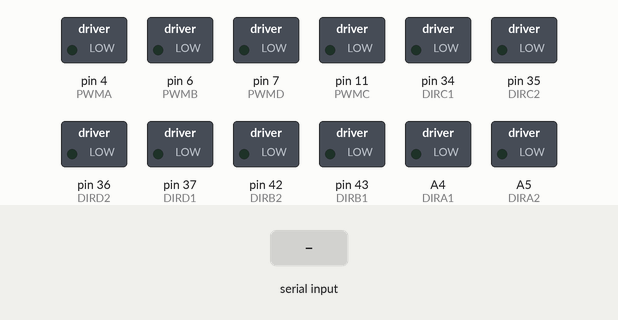
Bench run of a sketch on a simulated Arduino Mega 2560, built with avr-gcc and run on an emulated ATmega2560. On the bench: switched loads named in the sketch (green lamp = pin HIGH). The inputs (shaded band) are chosen by the test bench. What the sketch prints to the serial monitor is not drawn.

Above: at 2.7 s.
2.8 s: "A" received over Serial
At 4.0 s:
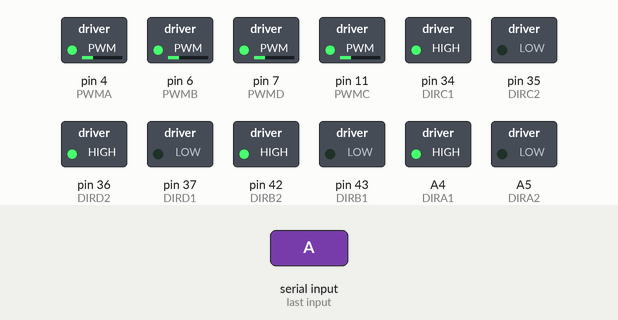
4.3 s: "B" received over Serial
At 5.3 s:
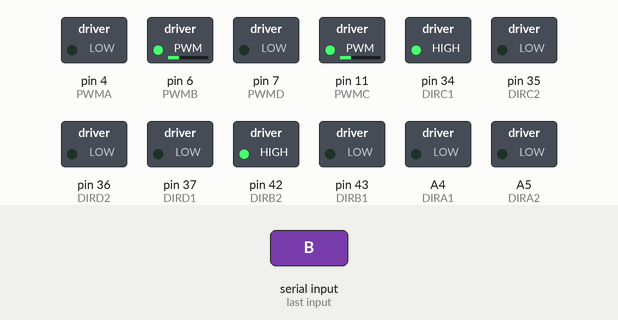
5.8 s: "G" received over Serial
At 6.5 s:
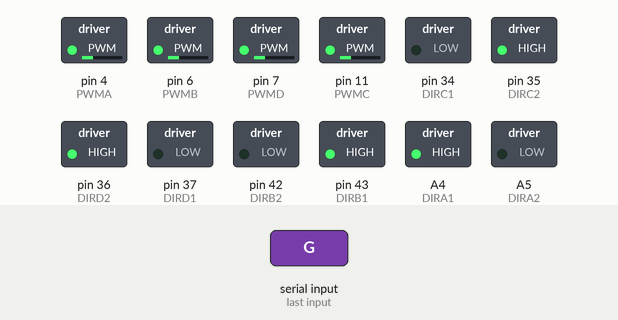
7.3 s: "D" received over Serial
At 8.5 s:
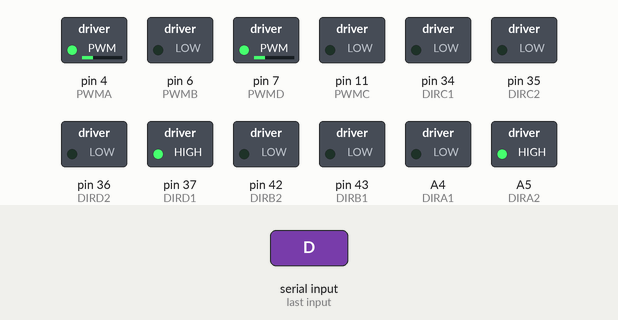
8.8 s: "E" received over Serial
At 9.9 s:
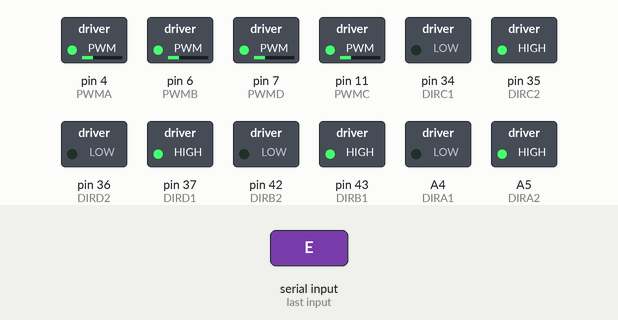
10.3 s: "F" received over Serial
At 11.0 s:
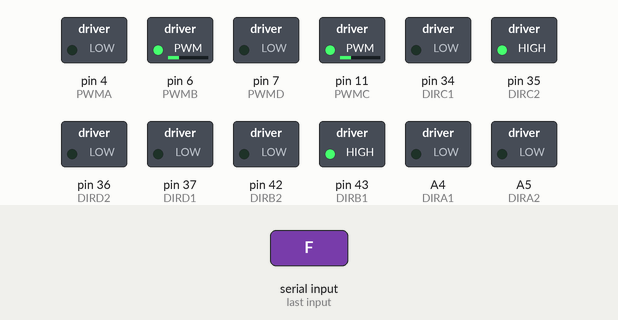
Timing chart, 0 to 12.8 s (numbered marks = the images above; inputs shaded):
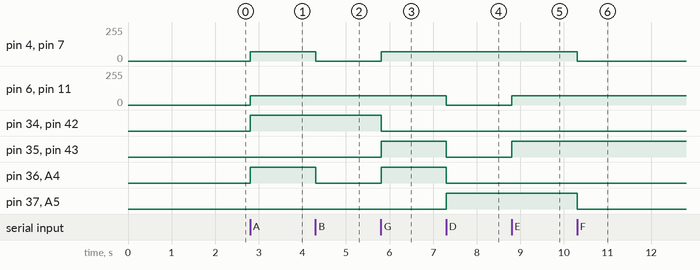

Measured:
- after the input at 2.8 s, pin 4 (PWMA), pin 6 (PWMB), pin 7 (PWMD), pin 11 (PWMC): 0/255 → 70/255 at once; pin 34 (DIRC1), pin 36 (DIRD2), pin 42 (DIRB2), A4 (DIRA1): LOW → HIGH at once
- after the input at 4.3 s, pin 4 (PWMA), pin 7 (PWMD): 70/255 → 0/255 at once; pin 36 (DIRD2), A4 (DIRA1): HIGH → LOW at once
- after the input at 5.8 s, pin 4 (PWMA), pin 7 (PWMD): 0/255 → 70/255 at once; pin 34 (DIRC1), pin 42 (DIRB2): HIGH → LOW at once; pin 35 (DIRC2), pin 36 (DIRD2), pin 43 (DIRB1), A4 (DIRA1): LOW → HIGH at once
- after the input at 7.3 s, pin 6 (PWMB), pin 11 (PWMC): 70/255 → 0/255 at once; pin 35 (DIRC2), pin 36 (DIRD2), pin 43 (DIRB1), A4 (DIRA1): HIGH → LOW at once; pin 37 (DIRD1), A5 (DIRA2): LOW → HIGH at once
- after the input at 8.8 s, pin 6 (PWMB), pin 11 (PWMC): 0/255 → 70/255 at once; pin 35 (DIRC2), pin 43 (DIRB1): LOW → HIGH at once
- after the input at 10.3 s, pin 4 (PWMA), pin 7 (PWMD): 70/255 → 0/255 at once; pin 37 (DIRD1), A5 (DIRA2): HIGH → LOW at once

The sketch:

RobotMove.ino
```cpp
//Motor pin
#define PWMA 4     //A电机转速 A Motor speed
#define DIRA1 A4
#define DIRA2 A5    //A电机方向 A Motor direction
#define PWMB 6      //B电机转速   B Motor speed
#define DIRB1 43
#define DIRB2 42    //B电机方向 Motor direction
#define PWMC 11     //C电机转速  C Motor speed
#define DIRC1 34
#define DIRC2 35   //C电机方向  C Motor direction
#define PWMD 7     //D电机转速  D Motor speed
#define DIRD1 37
#define DIRD2 36   //D电机方向 D Motor direction

#define MOTORA_FORWARD(pwm)    do{digitalWrite(DIRA1,HIGH); digitalWrite(DIRA2,LOW);analogWrite(PWMA,pwm);}while(0)
#define MOTORA_STOP(x)         do{digitalWrite(DIRA1,LOW); digitalWrite(DIRA2,LOW); analogWrite(PWMA,0);}while(0)
#define MOTORA_BACKOFF(pwm)    do{digitalWrite(DIRA1,LOW);digitalWrite(DIRA2,HIGH); analogWrite(PWMA,pwm);}while(0)

#define MOTORB_FORWARD(pwm)    do{digitalWrite(DIRB1,LOW); digitalWrite(DIRB2,HIGH);analogWrite(PWMB,pwm);}while(0)
#define MOTORB_STOP(x)         do{digitalWrite(DIRB1,LOW); digitalWrite(DIRB2,LOW); analogWrite(PWMB,0);}while(0)
#define MOTORB_BACKOFF(pwm)    do{digitalWrite(DIRB1,HIGH);digitalWrite(DIRB2,LOW); analogWrite(PWMB,pwm);}while(0)

#define MOTORC_FORWARD(pwm)    do{digitalWrite(DIRC1,HIGH); digitalWrite(DIRC2,LOW);analogWrite(PWMC,pwm);}while(0)
#define MOTORC_STOP(x)         do{digitalWrite(DIRC1,LOW); digitalWrite(DIRC2,LOW); analogWrite(PWMC,0);}while(0)
#define MOTORC_BACKOFF(pwm)    do{digitalWrite(DIRC1,LOW);digitalWrite(DIRC2,HIGH); analogWrite(PWMC,pwm);}while(0)

#define MOTORD_FORWARD(pwm)    do{digitalWrite(DIRD1,LOW); digitalWrite(DIRD2,HIGH);analogWrite(PWMD,pwm);}while(0)
#define MOTORD_STOP(x)         do{digitalWrite(DIRD1,LOW); digitalWrite(DIRD2,LOW); analogWrite(PWMD,0);}while(0)
#define MOTORD_BACKOFF(pwm)    do{digitalWrite(DIRD1,HIGH);digitalWrite(DIRD2,LOW); analogWrite(PWMD,pwm);}while(0)

#define SERIAL Serial
//#define LOG_DEBUG

//#ifdef LOG_DEBUG
//#define M_LOG SERIAL.print
//#define M_LOG Serial.print
//#else
//#define M_LOG
//#endif

#define MAX_PWM   200
#define MIN_PWM   20
int Motor_PWM = 150;

//控制电机运动    宏定义


//    ↑A-----B↑
//     |  ↑  |
//     |  |  |
//    ↑C-----D↑
void ADVANCE()
{
  MOTORA_FORWARD(Motor_PWM);MOTORB_FORWARD(Motor_PWM);
  MOTORC_FORWARD(Motor_PWM);MOTORD_FORWARD(Motor_PWM);
}

//    ↓A-----B↓
//     |  |  |
//     |  ↓  |
//    ↓C-----D↓
void BACK()
{
  MOTORA_BACKOFF(Motor_PWM);MOTORB_BACKOFF(Motor_PWM);
  MOTORC_BACKOFF(Motor_PWM);MOTORD_BACKOFF(Motor_PWM);
}
//    =A-----B↑
//     |   ↖ |
//     | ↖   |
//    ↑C-----D=
void LEFT_1()
{
  MOTORA_FORWARD(Motor_PWM);MOTORB_STOP(Motor_PWM);
  MOTORC_STOP(Motor_PWM);MOTORD_FORWARD(Motor_PWM);
}

//    ↓A-----B↑
//     |  ←  |
//     |  ←  |
//    ↑C-----D↓
void LEFT_2()
{
  MOTORA_BACKOFF(Motor_PWM);MOTORB_FORWARD(Motor_PWM);
  MOTORC_FORWARD(Motor_PWM);MOTORD_BACKOFF(Motor_PWM);
}
//    ↓A-----B=
//     | ↙   |
//     |   ↙ |
//    =C-----D↓
void LEFT_3()
{
  MOTORA_BACKOFF(Motor_PWM);MOTORB_STOP(Motor_PWM);
  MOTORC_STOP(Motor_PWM);MOTORD_BACKOFF(Motor_PWM);
}
//    ↑A-----B=
//     | ↗   |
//     |   ↗ |
//    =C-----D↑
void RIGHT_1()
{
  MOTORA_STOP(Motor_PWM);MOTORB_FORWARD(Motor_PWM);
  MOTORC_FORWARD(Motor_PWM);MOTORD_STOP(Motor_PWM);
}
//    ↑A-----B↓
//     |  →  |
//     |  →  |
//    ↓C-----D↑
void RIGHT_2()
{
  MOTORA_FORWARD(Motor_PWM);MOTORB_BACKOFF(Motor_PWM);
  MOTORC_BACKOFF(Motor_PWM);MOTORD_FORWARD(Motor_PWM);
}
//    =A-----B↓
//     |   ↘ |
//     | ↘   |
//    ↓C-----D=
void RIGHT_3()
{
  MOTORA_STOP(Motor_PWM);MOTORB_BACKOFF (Motor_PWM);
  MOTORC_BACKOFF(Motor_PWM);MOTORD_STOP(Motor_PWM);
}
//    =A-----B=
//     |  =  |
//     |  =  |
//    =C-----D=
void Right_spin()
{
  MOTORA_FORWARD(Motor_PWM);MOTORB_BACKOFF(Motor_PWM);
  MOTORC_FORWARD(Motor_PWM);MOTORD_BACKOFF(Motor_PWM);
 }
void Left_spin()
{
  MOTORA_BACKOFF(Motor_PWM);MOTORB_FORWARD(Motor_PWM);
  MOTORC_BACKOFF(Motor_PWM);MOTORD_FORWARD(Motor_PWM);
 }
void STOP()
{
  MOTORA_STOP(Motor_PWM);MOTORB_STOP(Motor_PWM);
  MOTORC_STOP(Motor_PWM);MOTORD_STOP(Motor_PWM);
}
void UART_Control()
{
  char Uart_Date;
 if(SERIAL.available())
  {

   Uart_Date = SERIAL.read();
  }

  switch(Uart_Date)
  {
     case 'A':  ADVANCE();        break;
     case 'B':  RIGHT_1();        break;
     case 'G':  RIGHT_2();        break;
     case 'D':  LEFT_3();         break;
     case 'E':  BACK();           break;
     case 'F':  RIGHT_3();        break;
     case 'C':  LEFT_2();         break;
     case 'b': Right_spin();      break;
     case 'd': Left_spin();       break;
     case 'H':  LEFT_1();         break;
     case 'Z':  STOP();           break;
     case 'z':  STOP();           break;
     case 'L':  Motor_PWM = 70; Serial.println(Motor_PWM);  break;
     case 'M':  Motor_PWM = 30; Serial.println(Motor_PWM);  break;
   }

}
/*
void UART_Control()
{
  char Uart_Date;
 if(SERIAL.available())
  {

   Uart_Date = SERIAL.read();
   delay(100);
  }

  switch(Uart_Date)
  {
     case 'A':  ADVANCE();    M_LOG("Run!\r\n");          break;
     case 'B':  RIGHT_1();    M_LOG("Right up!\r\n");     break;
     case 'C':  RIGHT_2();    M_LOG("Right!\r\n");        break;
     case 'D':  RIGHT_3();    M_LOG("Right down!\r\n");   break;
     case 'E':  BACK();       M_LOG("Run!\r\n");          break;
     case 'F':  LEFT_3();     M_LOG("Left down!\r\n");    break;
     case 'G':  LEFT_2();     M_LOG("Left!\r\n");         break;
     case 'H':  LEFT_1();     M_LOG("Left up!\r\n");      break;
     case 'Z':  STOP();       M_LOG("Stop!\r\n");         break;
     case 'L':  Motor_PWM = 240;                          break;
     case 'M':  Motor_PWM = 130;                          break;
   }

}
*/
/*

void UART_Control()
{
  char Uart_Date = 0;
  if(Serial.available())
  {
    Uart_Date = Serial.read();
  }
  if(Uart_Date=='A')
  {
    ADVANCE();
  }
  if(Uart_Date=='B')
  {
   RIGHT_1();
  }
  if(Uart_Date=='C')
  {
    RIGHT_2();
  }
  if(Uart_Date=='D')
  {
    RIGHT_3();
  }
  if(Uart_Date == 'E')
  {
    BACK();
   }
  if(Uart_Date=='F')
  {
    LEFT_3();
  }
  if(Uart_Date=='G')
  {
     LEFT_2();
  }
  if(Uart_Date=='H')
  {
    LEFT_1();
  }
//  if(Uart_Date=='E')
//  {
//    BACK();
//  }
  if(Uart_Date=='Z')
  {
    STOP();
  }
}
*/

void IO_init()
{
	pinMode(PWMA, OUTPUT);
	pinMode(DIRA1, OUTPUT);pinMode(DIRA2, OUTPUT);
	pinMode(PWMB, OUTPUT);
	pinMode(DIRB1, OUTPUT);pinMode(DIRB2, OUTPUT);
  pinMode(PWMC, OUTPUT);
	pinMode(DIRC1, OUTPUT);pinMode(DIRC2, OUTPUT);
	pinMode(PWMD, OUTPUT);
	pinMode(DIRD1, OUTPUT);pinMode(DIRD2, OUTPUT);
	STOP();
}
void setup()
{
  SERIAL.begin(9600);
  IO_init();
  SERIAL.print("Start");
  STOP();
  delay(1500);

}

void loop()
{
	UART_Control();//串口接收处理
	//CAR_Control();//小车控制

}
```
